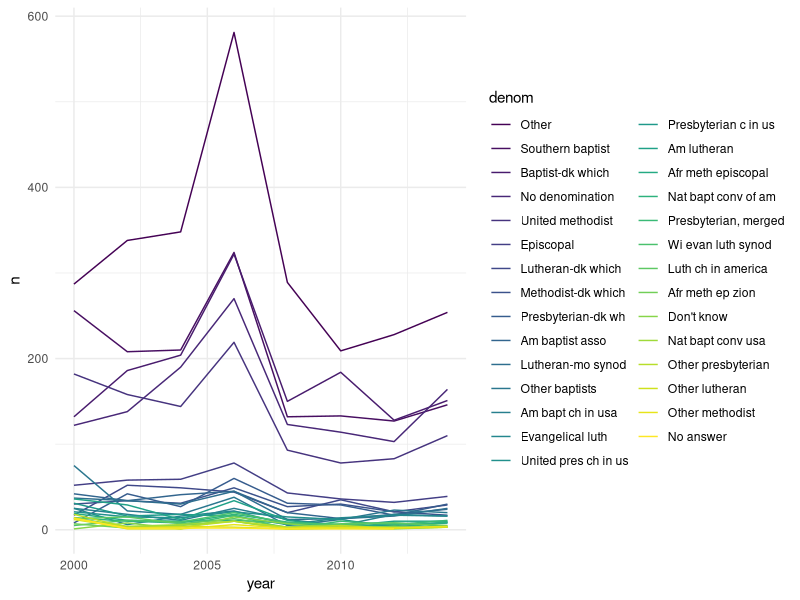

Reproduce this figure in R.
## ---- chunk 1
library(tidyverse)

theme_set(theme_minimal())

gss <- forcats::gss_cat

gss %>% 
  filter(relig == "Protestant") %>% 
  count(year, denom) %>%
  mutate(denom = fct_reorder(denom, n, .desc = TRUE)) %>% 
  ggplot(aes(x = year, y = n, color = denom)) +
  geom_line() +
  scale_colour_viridis_d()
## ---- chunk 2
protest_top <- gss %>% 
  filter(relig == "Protestant") %>% 
  count(denom, sort = TRUE) %>% 
  head(5) %>% 
  pull(denom) #saving as a simple vector
